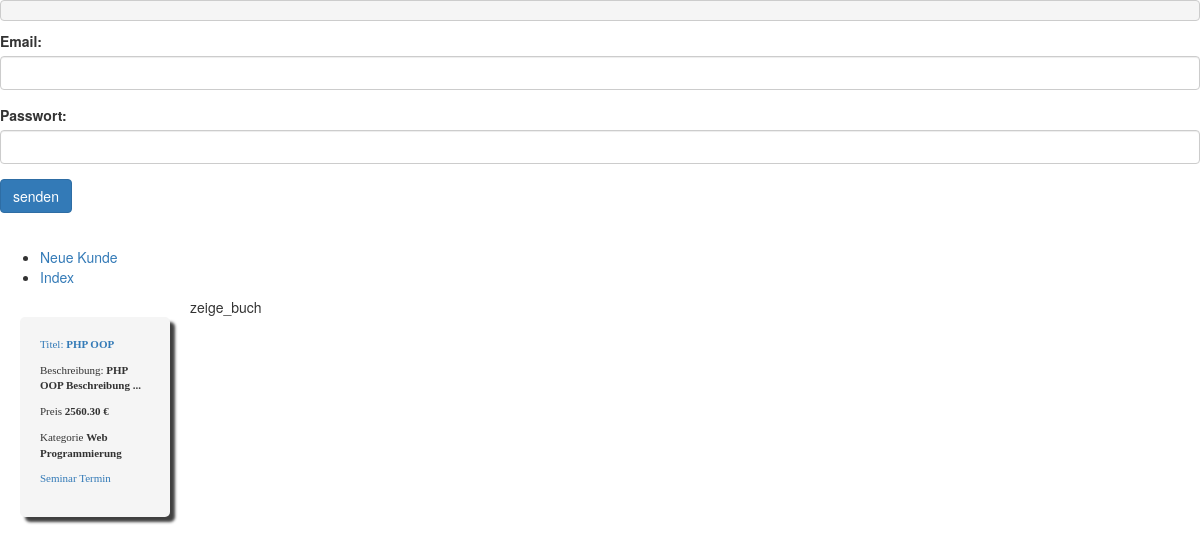
/index.php?action=zeige_buch&id=2, run on the app's committed database.
### tables this page shows
CREATE TABLE IF NOT EXISTS seminare (
	id INT(6) AUTO_INCREMENT PRIMARY KEY,
	titel VARCHAR(80) UNIQUE NOT NULL,
	beschreibung TEXT NOT NULL,
	preis DECIMAL(6,2),
	kategorie_id INT(2)
	);

CREATE TABLE  kategorien (
	id INT(2) AUTO_INCREMENT PRIMARY KEY,
	kategorie VARCHAR(20) UNIQUE NOT NULL
);

### models/Seminare.php (called while the page is built, shortened)
<?php
class Seminare{
	private $id;
	private $titel;
	private $beschreibung;
	private $preis;
  public function setDaten(array $daten)
  {
    if ($daten) {
      foreach ($daten as $k => $v) {
        $setterName = 'set' . ucfirst($k);
      }
    }
  }
   public function getId()
  {
    return $this->id;
  }
 public function setId($id)
	{
		$this->id = $id;
	}
  public function getTitel()
  {
    return $this->titel;
  }
  public function setTitel($titel)
  {
    $this->titel = $titel;
  }
  public function getBeschreibung()
  {
    return $this->beschreibung;
  }
  public function setBeschreibung($beschreibung)
  {
    $this->beschreibung = $beschreibung;
  }
  public function getPreis()
  {
    return $this->preis;
  }
  public function setPreis($preis)
  {
    $this->preis = $preis;
  }
				public function getKategorie()
                  {
                    return $this->kategorie;
                  }
                 public function setKategorie($kategorie)
                  {
                    $this->kategorie = $kategorie;
                  }
}
class SeminareMapper
{
			function fetch_seminar($id,$db)
			{
				$stmt = $db->query('SELECT seminare.id, titel, beschreibung, preis, kategorien.kategorie FROM seminare join kategorien on seminare.kategorie_id=kategorien.id WHERE seminare.id='.$id);
				$db_seminar = $stmt->fetch();
				$seminar = new Seminare($db_seminar);
				return $seminar;
			}
}
?>

### views/_buch.tpl.php (the view, shortened to what this page needs)
<div class="book">
<p class="titel"><a href="index.php?action=zeige_buch&id=<?php echo $seminar->getId(); ?>">Titel: <b><?php echo $seminar->getTitel(); ?></b></a></p>
<p>Beschreibung: <b><?php echo $seminar->getBeschreibung(); ?></b></a></p>
<p>Preis <b><?php echo $seminar->getPreis(); ?> €</b></p>
<p>Kategorie <b><?php echo $seminar->getKategorie(); ?></b></p>
<?php if ($_SESSION['action']=='zeige_buch'): ?>
<p><a href="index.php?action=zeige_termin&id=<?php echo $seminar->getId(); ?>">Seminar Termin</a></p>
<?php endif; ?>
</div>

### css/style1.css (style rules this page uses)
.titel { color:orange; }
.book { -webkit-box-shadow: 5px 5px 3px 0px rgba(0,0,0,0.75); -moz-box-shadow: 5px 5px 3px 0px rgba(0,0,0,0.75); box-shadow: 5px 5px 3px 0px rgba(0,0,0,0.75); border-radius:5px; width:150px; height:200px; float:left; padding:20px; margin:20px; background:whitesmoke; vertical-align:middle; font-family:Verdana; font-size:11px; }

### css/style.css (style rules this page uses)
.titel { color:orange; }
.book { -webkit-box-shadow: 5px 5px 3px 0px rgba(0,0,0,0.75); -moz-box-shadow: 5px 5px 3px 0px rgba(0,0,0,0.75); box-shadow: 5px 5px 3px 0px rgba(0,0,0,0.75); border-radius:5px; width:150px; height:200px; float:left; padding:20px; margin:20px; background:whitesmoke; vertical-align:middle; font-family:Verdana; font-size:11px; }

### data on the page
seminare: titel "PHP OOP", beschreibung "PHP OOP Beschreibung ...", preis "2560.30", kategorien.kategorie "Web Programmierung"

### other printed values
$action "zeige_buch"
